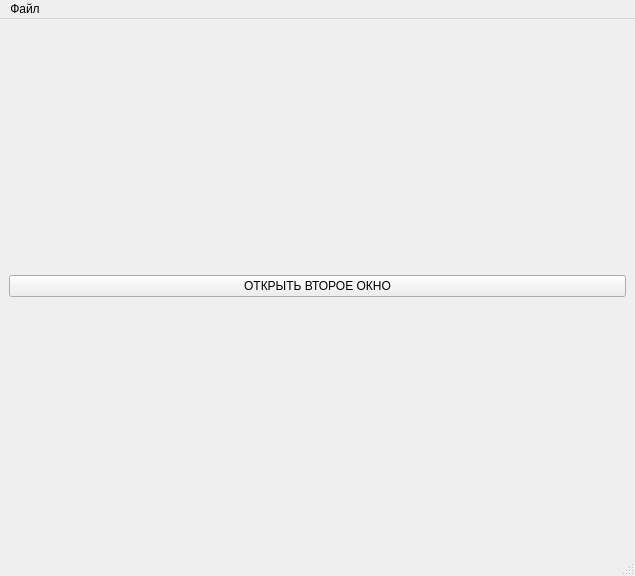
<?xml version="1.0" encoding="UTF-8"?>
<ui version="4.0">
 <class>MainWindow</class>
 <widget class="QMainWindow" name="MainWindow">
  <property name="geometry">
   <rect>
    <x>0</x>
    <y>0</y>
    <width>635</width>
    <height>576</height>
   </rect>
  </property>
  <property name="windowTitle">
   <string>MainWindow</string>
  </property>
  <widget class="QWidget" name="centralwidget">
   <layout class="QHBoxLayout" name="horizontalLayout">
    <item>
     <widget class="QPushButton" name="openSecondWindow_button">
      <property name="text">
       <string>ОТКРЫТЬ ВТОРОЕ ОКНО</string>
      </property>
     </widget>
    </item>
   </layout>
  </widget>
  <widget class="QMenuBar" name="menubar">
   <property name="geometry">
    <rect>
     <x>0</x>
     <y>0</y>
     <width>635</width>
     <height>26</height>
    </rect>
   </property>
   <widget class="QMenu" name="file_menu">
    <property name="title">
     <string>Файл</string>
    </property>
    <widget class="QMenu" name="sound_menu">
     <property name="title">
      <string>Звук</string>
     </property>
     <addaction name="soundOn_action"/>
     <addaction name="soundOff_action"/>
    </widget>
    <addaction name="sound_menu"/>
    <addaction name="about_action"/>
   </widget>
   <addaction name="file_menu"/>
  </widget>
  <widget class="QStatusBar" name="statusbar"/>
  <action name="about_action">
   <property name="text">
    <string>О программе</string>
   </property>
  </action>
  <action name="soundOn_action">
   <property name="text">
    <string>Вкл.</string>
   </property>
  </action>
  <action name="soundOff_action">
   <property name="text">
    <string>Выкл.</string>
   </property>
  </action>
 </widget>
 <resources/>
 <connections/>
</ui>
